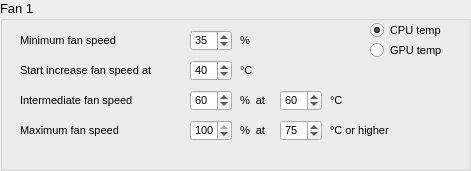
     <widget class="QGroupBox" name="groupBoxConfigFan1">
      <property name="geometry">
       <rect>
        <x>20</x>
        <y>20</y>
        <width>471</width>
        <height>171</height>
       </rect>
      </property>
      <property name="font">
       <font>
        <pointsize>10</pointsize>
        <weight>50</weight>
        <bold>false</bold>
       </font>
      </property>
      <property name="title">
       <string>Fan 1</string>
      </property>
      <property name="flat">
       <bool>false</bool>
      </property>
      <property name="checkable">
       <bool>false</bool>
      </property>
      <widget class="QLabel" name="label_7">
       <property name="geometry">
        <rect>
         <x>20</x>
         <y>30</y>
         <width>151</width>
         <height>21</height>
        </rect>
       </property>
       <property name="font">
        <font>
         <pointsize>8</pointsize>
        </font>
       </property>
       <property name="text">
        <string>Minimum fan speed</string>
       </property>
      </widget>
      <widget class="QSpinBox" name="spinBoxMinSpeedFan1">
       <property name="geometry">
        <rect>
         <x>190</x>
         <y>30</y>
         <width>42</width>
         <height>21</height>
        </rect>
       </property>
       <property name="font">
        <font>
         <pointsize>8</pointsize>
        </font>
       </property>
       <property name="maximum">
        <number>100</number>
       </property>
       <property name="singleStep">
        <number>1</number>
       </property>
       <property name="value">
        <number>35</number>
       </property>
      </widget>
      <widget class="QLabel" name="label_8">
       <property name="geometry">
        <rect>
         <x>20</x>
         <y>60</y>
         <width>241</width>
         <height>21</height>
        </rect>
       </property>
       <property name="font">
        <font>
         <pointsize>8</pointsize>
        </font>
       </property>
       <property name="text">
        <string>Start increase fan speed at </string>
       </property>
      </widget>
      <widget class="QSpinBox" name="spinBoxStartIncreaseSpeedFan1">
       <property name="geometry">
        <rect>
         <x>190</x>
         <y>60</y>
         <width>42</width>
         <height>21</height>
        </rect>
       </property>
       <property name="font">
        <font>
         <pointsize>8</pointsize>
        </font>
       </property>
       <property name="maximum">
        <number>100</number>
       </property>
       <property name="singleStep">
        <number>1</number>
       </property>
       <property name="value">
        <number>40</number>
       </property>
      </widget>
      <widget class="QLabel" name="label_9">
       <property name="geometry">
        <rect>
         <x>240</x>
         <y>90</y>
         <width>101</width>
         <height>21</height>
        </rect>
       </property>
       <property name="font">
        <font>
         <pointsize>8</pointsize>
        </font>
       </property>
       <property name="text">
        <string>%  at</string>
       </property>
      </widget>
      <widget class="QSpinBox" name="spinBoxIntermediateTempFan1">
       <property name="geometry">
        <rect>
         <x>280</x>
         <y>90</y>
         <width>42</width>
         <height>21</height>
        </rect>
       </property>
       <property name="font">
        <font>
         <pointsize>8</pointsize>
        </font>
       </property>
       <property name="maximum">
        <number>100</number>
       </property>
       <property name="singleStep">
        <number>1</number>
       </property>
       <property name="value">
        <number>60</number>
       </property>
      </widget>
      <widget class="QSpinBox" name="spinBoxIntermediateSpeedFan1">
       <property name="geometry">
        <rect>
         <x>190</x>
         <y>90</y>
         <width>42</width>
         <height>21</height>
        </rect>
       </property>
       <property name="font">
        <font>
         <pointsize>8</pointsize>
        </font>
       </property>
       <property name="maximum">
        <number>100</number>
       </property>
       <property name="singleStep">
        <number>1</number>
       </property>
       <property name="value">
        <number>60</number>
       </property>
      </widget>
      <widget class="QLabel" name="label_11">
       <property name="geometry">
        <rect>
         <x>20</x>
         <y>90</y>
         <width>151</width>
         <height>21</height>
        </rect>
       </property>
       <property name="font">
        <font>
         <pointsize>8</pointsize>
        </font>
       </property>
       <property name="text">
        <string>Intermediate fan speed </string>
       </property>
      </widget>
      <widget class="QLabel" name="label_10">
       <property name="geometry">
        <rect>
         <x>330</x>
         <y>90</y>
         <width>111</width>
         <height>21</height>
        </rect>
       </property>
       <property name="font">
        <font>
         <pointsize>8</pointsize>
        </font>
       </property>
       <property name="text">
        <string>°C</string>
       </property>
      </widget>
      <widget class="QLabel" name="label_12">
       <property name="geometry">
        <rect>
         <x>240</x>
         <y>60</y>
         <width>111</width>
         <height>21</height>
        </rect>
       </property>
       <property name="font">
        <font>
         <pointsize>8</pointsize>
        </font>
       </property>
       <property name="text">
        <string>°C</string>
       </property>
      </widget>
      <widget class="QLabel" name="label_13">
       <property name="geometry">
        <rect>
         <x>240</x>
         <y>30</y>
         <width>111</width>
         <height>21</height>
        </rect>
       </property>
       <property name="font">
        <font>
         <pointsize>8</pointsize>
        </font>
       </property>
       <property name="text">
        <string>%</string>
       </property>
      </widget>
      <widget class="QLabel" name="label_15">
       <property name="geometry">
        <rect>
         <x>20</x>
         <y>120</y>
         <width>151</width>
         <height>21</height>
        </rect>
       </property>
       <property name="font">
        <font>
         <pointsize>8</pointsize>
        </font>
       </property>
       <property name="text">
        <string>Maximum fan speed </string>
       </property>
      </widget>
      <widget class="QSpinBox" name="spinBoxMaxSpeedFan1">
       <property name="geometry">
        <rect>
         <x>190</x>
         <y>120</y>
         <width>42</width>
         <height>21</height>
        </rect>
       </property>
       <property name="font">
        <font>
         <pointsize>8</pointsize>
        </font>
       </property>
       <property name="maximum">
        <number>100</number>
       </property>
       <property name="singleStep">
        <number>1</number>
       </property>
       <property name="value">
        <number>100</number>
       </property>
      </widget>
      <widget class="QLabel" name="label_16">
       <property name="geometry">
        <rect>
         <x>240</x>
         <y>120</y>
         <width>101</width>
         <height>21</height>
        </rect>
       </property>
       <property name="font">
        <font>
         <pointsize>8</pointsize>
        </font>
       </property>
       <property name="text">
        <string>%  at</string>
       </property>
      </widget>
      <widget class="QLabel" name="label_17">
       <property name="geometry">
        <rect>
         <x>330</x>
         <y>120</y>
         <width>111</width>
         <height>21</height>
        </rect>
       </property>
       <property name="font">
        <font>
         <pointsize>8</pointsize>
        </font>
       </property>
       <property name="text">
        <string>°C or higher</string>
       </property>
      </widget>
      <widget class="QSpinBox" name="spinBoxMaxTempFan1">
       <property name="geometry">
        <rect>
         <x>280</x>
         <y>120</y>
         <width>42</width>
         <height>21</height>
        </rect>
       </property>
       <property name="font">
        <font>
         <pointsize>8</pointsize>
        </font>
       </property>
       <property name="maximum">
        <number>100</number>
       </property>
       <property name="singleStep">
        <number>1</number>
       </property>
       <property name="value">
        <number>75</number>
       </property>
      </widget>
      <widget class="QRadioButton" name="radioButtonCPUFan1">
       <property name="geometry">
        <rect>
         <x>370</x>
         <y>20</y>
         <width>95</width>
         <height>20</height>
        </rect>
       </property>
       <property name="font">
        <font>
         <pointsize>8</pointsize>
        </font>
       </property>
       <property name="text">
        <string>CPU temp</string>
       </property>
       <property name="checked">
        <bool>true</bool>
       </property>
      </widget>
      <widget class="QRadioButton" name="radioButtonGPUFan1">
       <property name="geometry">
        <rect>
         <x>370</x>
         <y>40</y>
         <width>95</width>
         <height>20</height>
        </rect>
       </property>
       <property name="font">
        <font>
         <pointsize>8</pointsize>
        </font>
       </property>
       <property name="text">
        <string>GPU temp</string>
       </property>
      </widget>
     </widget>
